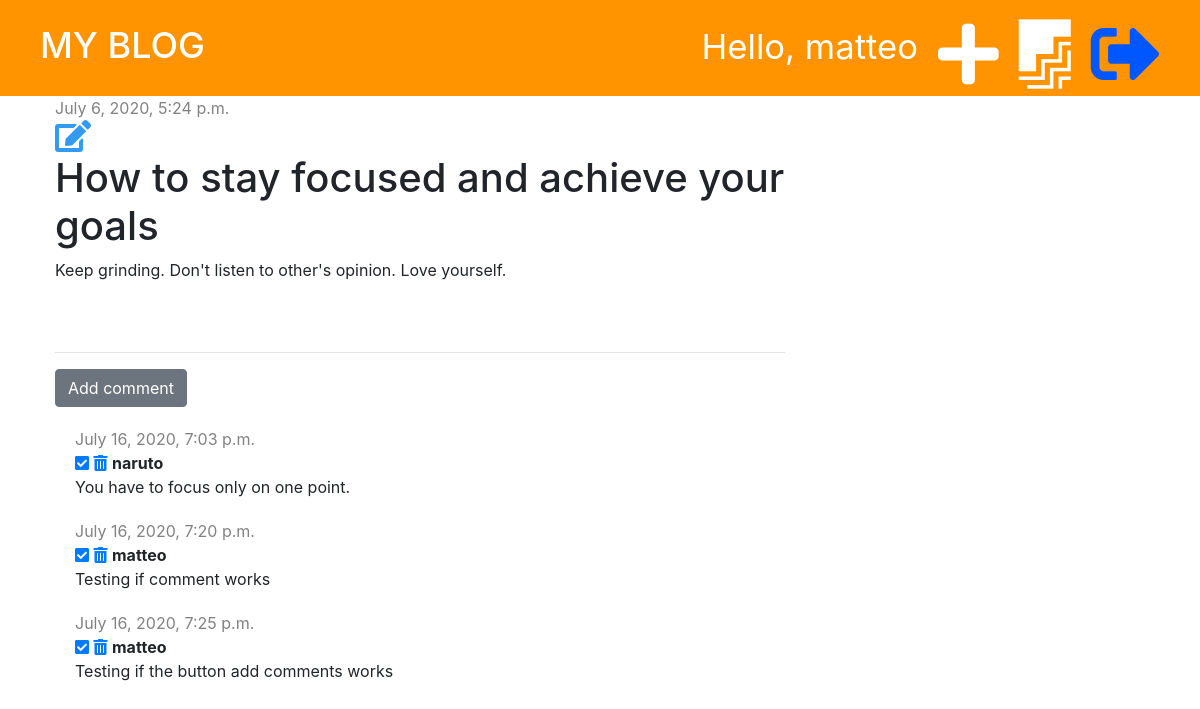
Before: /post/3/ (signed in) with the older database file.
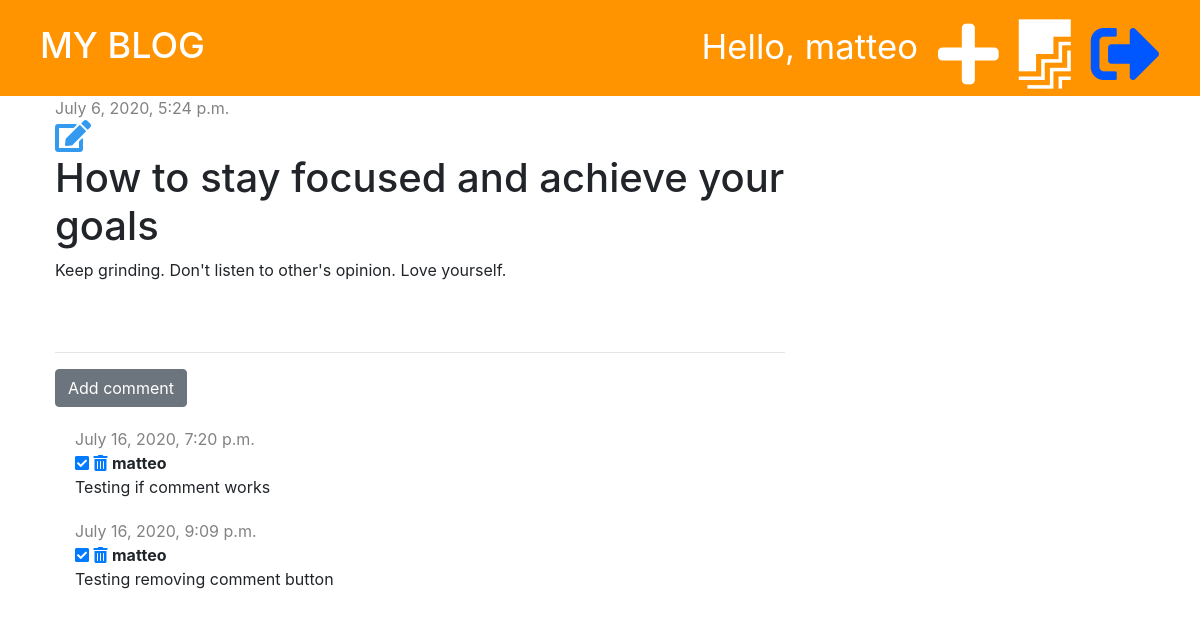
After: the same page with the newer database file.
### blog/models.py (models this page shows, shortened)
class Post(models.Model):
    author = models.ForeignKey('auth.User', on_delete= models.CASCADE)
    title =  models.CharField(max_length = 200)
    text = models. TextField(  )
    created_date = models.DateTimeField(default= timezone.now)
    published_date = models.DateTimeField(blank = True, null=True)

class Comment(models.Model):
    post = models.ForeignKey('blog.Post', on_delete=models.CASCADE, related_name='comments')
    author = models.CharField(max_length=200)
    text = models.TextField()
    created_date = models.DateTimeField(default= timezone.now)
    approved= models.BooleanField(default=False)

### blog/views.py (the view)
# urls.py: path('post/<int:pk>/', views.post_detail, name='post_detail'),
def post_detail(request, pk):
    post = get_object_or_404(Post, pk=pk)
    stuff_for_frontend = {'post': post}
    return render(request, 'blog/post_detail.html', stuff_for_frontend)

### blog/templates/blog/post_detail.html (shortened to what this page needs)
{% extends 'blog/base.html' %}
{% block content %}
    <div class="post">
        {% if post.published_date %}
        <div class="date">
            {{post.published_date}}
        </div>
        {% else %}
            <a href="{% url 'post_publish' pk=post.pk %}" class="btn btn-primary">Publish</a>
        {% endif %}
        {% if user.is_authenticated %}
            <a href="{% url 'post_edit' pk=post.pk %}"><i class="fas fa-edit fa-2x" style="color: #339af0;"></i></a>
        {% endif %}
        <h1>{{post.title}}</h1>
        <p>{{post.text | linebreaksbr}}</p>
    </div>
    <hr>
    <a href="{% url 'add_comment_to_post' pk=post.pk %}" class="btn btn-secondary" >Add comment</a>
    {% for comment in post.comments.all %}
        {% if user.is_authenticated or comment.approved %}
            <div class="comment">
                <div class="date">
                    {{comment.created_date}}
                </div>
                {% if not comment.approved and user.is_superuser %}
                    <a href="{% url 'comment_approve' pk=comment.pk %}"><i class="fas fa-check-square"></i></a>
                    <a href="{% url 'comment_remove' pk=comment.pk %}" ><i class="fas fa-trash-alt"></i></a>
                {% endif %}
                    <strong>{{comment.author}}</strong>
                    <p>{{comment.text}}</p>
            </div>
        {% endif %}
        {% empty %}
            <p>No comments yet...</p>
    {% endfor %}
{% endblock %}

### blog/templates/blog/base.html (shortened to what this page needs)
{% load static %}
<!DOCTYPE html>
<html lang="en">
<head>
    <link rel="stylesheet" href="https://stackpath.bootstrapcdn.com/bootstrap/4.5.0/css/bootstrap.min.css">
    <link rel="stylesheet" href="{% static 'blog/styles.css' %}">
    <link rel="stylesheet" href="https://use.fontawesome.com/releases/v5.13.1/css/all.css">
</head>
<body>
    <div class="page-header">
        {% if user.is_authenticated %}
            <a href="{% url 'logout' %}" class="top-menu"><i class="fas fa-sign-out-alt fa-2x"></i></a>
            <a href="{% url 'post_draft_list' %}" class="top-menu"><i class="fab fa-firstdraft fa-2x"></i></a>
            <a href="{% url 'post_new' %}" class="top-menu"><i class="fas fa-plus fa-2x""></i></a>
            <p class="top-menu">Hello, {{user.username}}</p>
        {% else %}
            <a href="{% url 'login' %}" class="top-menu"><i class="fas fa-sign-in-alt fa-2x"></i></a>
        {% endif %}
        <h1><a href="{% url 'post_list' %}">MY BLOG</a> </h1>
    </div>
    <div class="content container">
        <div class="row">
            <div class="col-md-8">
                {% block content %}
                {% endblock %}
            </div>
        </div>
    </div>
</body>
</html>

### blog/static/blog/styles.css (style rules this page uses)
.page-header { background-color: #ff9400; margin-top: 0; padding: 20px 20px 20px 40px; }
.page-header h1 a { color: #fff; font-size: 36px; text-decoration: none; }
.content { margin-left: 40px; }
.date { color: #828282; }
.post { margin-bottom: 70px; }
.top-menu { color: #ffffff; float: right; font-size: 26pt; margin-right: 20px; }
.fa-sign-out-alt { color: #0056ff; }
.comment { margin: 20px 0px 20px 20px }

Changed rows visible on the page:
removed Comment: created_date "July 16, 2020, 7:03 p.m.", approved False (drawn), author "naruto", text "You have to focus only on one point."
removed Comment: created_date "July 16, 2020, 7:25 p.m.", approved False (drawn), author "matteo", text "Testing if the button add comments works"
added Comment: created_date "July 16, 2020, 9:09 p.m.", approved False (drawn), author "matteo", text "Testing removing comment button"
